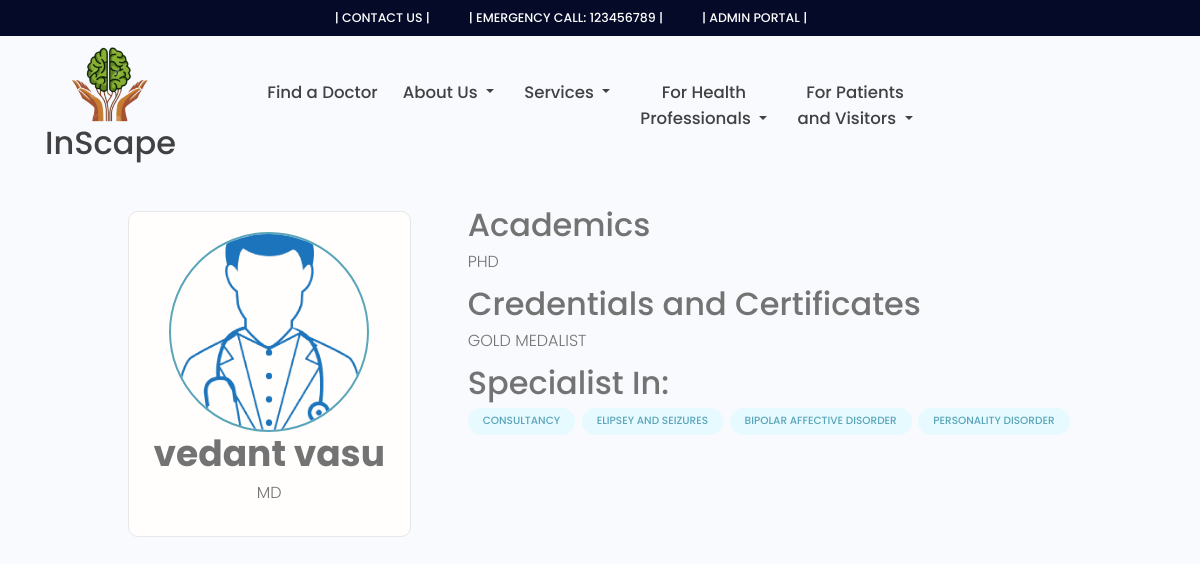
The page /staffs/staff/4a9ba2d2-c357-4da2-8827-f5510ad1492f/ on the database its author committed.
### staff/models.py (models this page shows, shortened)
class Staff(models.Model):
    user = models.ForeignKey(User, on_delete=models.CASCADE)
    name = models.CharField(max_length=200)
    username = models.CharField(max_length=200)
    email = models.EmailField(max_length=200)
    contact = models.IntegerField(null=True)
    address = models.CharField(max_length=500)
    staff_image = models.ImageField(null=True, blank=True, upload_to = 'staffprofiles/', default='staffprofiles/user-default.png')
    id = models.UUIDField(default=uuid.uuid4, unique=True, primary_key=True, editable=False, null=False)
    department = models.ForeignKey(Department, on_delete=models.CASCADE)
    highest_degree = models.CharField(max_length= 500, null=True, blank=True)
    academics = models.CharField(max_length= 2000, null=True, blank=True)
    certificates = models.CharField(max_length=2000, null=True, blank=True)
    @property
    def imageurl(self):
        try:
            url = self.staff_image.url
        except:
            url=''
        return url

class Specialities(models.Model):
    sowner = models.ForeignKey(Staff, null=True, blank=True, on_delete=models.CASCADE)
    sname = models.CharField(max_length = 200)
    sno = models.UUIDField(default = uuid.uuid4, unique = True, primary_key=True, editable=False, null=False)
    created = models.DateTimeField(auto_now_add=True)

### staff/views.py (the view)
# urls.py: path('staffs/', include('staff.urls')),
def staff(request, pk):
    staff = Staff.objects.get(id=pk)
    specialitiess = staff.specialities_set.all()
    context = {'staff': staff, 'specialitiess': specialitiess}
    return render(request, 'staff/staff.html', context)

### staff/templates/staff/staff.html
{% extends 'main.html' %}
{% load static %}
{% block content %}
<main class="profile my-md">
  <div class="container">
    <div class="layout">
      <div class="column column--1of3">
        <div class="card text-center">
          <div class="card__body dev">
            <img class="avatar avatar--xl" src="{{staff.imageurl}}" />
            <h2 class="dev__name">{{staff.name}}</h2>
            <p class="dev__title">{{staff.highest_degree}}</p>
          </div>
        </div>
      </div>
      <div class="column column--2of3">
        <div class="devInfo">
          <h3 class="devInfo__title">Academics</h3>
          <p class="devInfo__about">{{staff.academics}}
             </p>
        </div>
        <div class="devInfo">
          <h3 class="devInfo__title">Credentials and Certificates</h3>
          <p class="devInfo__about">{{staff.certificates}}
             </p>
        </div>
        <div class="devInfo">
          <h3 class="devInfo__title">Specialist In:</h3>
          <div class="devInfo__skills">
            {% for specialities in staff.specialities_set.all %}
            <span class="tag tag--pill tag--main">
              <small>{{specialities.sname}}</small>
            </span>
            {% endfor %}
          </div>
        </div>
      </div>
    </div>
  </div>
</main>
{% endblock %}

### static/uikit/styles/modules/_variables.css (style rules this page uses)
:root { --color-main: #5aa5b9; --color-main-light: #e6faff; --color-sub: #3f4156; --color-sub-light: #51546e; --color-sub-lighter: #ededfd; --color-text: #737373; --color-gray: #8b8b8b; --color-light: #e5e7eb; --color-light-gray: #767676; --color-bg: #f8fafd; --color-white: #fffefd; --color-white-light: #f3f3f3; --color-success: #359e64; --color-success-bg: #def8e8; --color-error: #fc4b0b; --color-error-bg: #fff2ee; --font-base: 'Poppins', arial, helvetica, 'Segoe UI', roboto, ubuntu, sans-serif; --font-monospace: 'Fira Code', 'Courier New', courier, monospace; --font-regular: 300; --font-medium: 500; --font-bold: 700; --generic-shadow: 1px 1px 5px #00000010; --generic-transition: all 0.3s ease-in-out; }

### static/uikit/styles/modules/_base.css (style rules this page uses)
* { margin: 0; padding: 0; box-sizing: border-box; text-rendering: optimizeLegibility; color: inherit; font-size: inherit; }
html { font-size: 50%; }
@media only screen and (min-width: 480px) { html { font-size: 56.25%; } }
@media only screen and (min-width: 1200px) { html { font-size: 62.5%; } }
body { line-height: 1.6; font-weight: 400; font-size: 1.5rem; color: var(--color-text); background-color: var(--color-bg); min-height: 100vh; }

### static/uikit/styles/modules/_typography.css (style rules this page uses)
* { font-family: var(--font-base); }
h2 { font-size: 3.6rem; font-weight: var(--font-bold); }
h3 { font-size: 3.2rem; font-weight: var(--font-medium); }
p, span, strong { font-size: 1.6rem; color: var(--color-text); font-weight: var(--font-regular); }

### static/uikit/styles/modules/_utilities.css (style rules this page uses)
.container { width: 92%; max-width: 165rem; margin: 0 auto; box-sizing: border-box; }
@media screen and (min-width: 1000px) { .container { width: 90%; } }
@media screen and (min-width: 1200px) { .container { width: 80%; } }
.text-center { text-align: center; }
.my-md { margin: 3rem auto; }

### static/uikit/styles/modules/_avatar.css (style rules this page uses)
.avatar { border-radius: 50%; border: 2px solid var(--color-main); object-fit: cover; }
.avatar--xl { height: 20rem; width: 20rem; }

### static/uikit/styles/modules/_card.css (style rules this page uses)
.card { border-radius: 1rem; background-color: var(--color-white); border: 1.5px solid var(--color-light); width: auto; height: auto; margin-top: 0.5rem; margin-bottom: 0.5rem; overflow: hidden; }
.card__body, .card__header { padding: 2rem 2.5rem; }

### static/uikit/styles/modules/_tag.css (style rules this page uses)
.tag { display: inline-flex; align-items: center; background-color: var(--color-sub); height: -webkit-fit-content; height: -moz-fit-content; height: fit-content; width: -webkit-fit-content; width: -moz-fit-content; width: fit-content; border-radius: 0.5rem; padding: 0.5rem 1.5rem; font-size: 1.2rem; cursor: pointer; }
.tag:not(:last-child) { margin-right: 0.25rem; margin-bottom: 0.75rem; }
.tag > small { color: var(--color-white); }
.tag--pill { border-radius: 5rem; }
.tag--main, .tag--main > small { background: var(--color-main-light); color: var(--color-main); font-weight: 500; }

### static/uikit/styles/modules/_layout.css (style rules this page uses)
.layout { display: flex; flex-flow: row wrap; justify-content: space-between; }
.layout > .column { margin-bottom: 3rem; }
.layout > .column.column--1of3 { flex-basis: 30%; }
.layout > .column.column--2of3 { flex-basis: 64%; }

### rows shown on the page
Staff: imageurl (placeholder picture), name "vedant vasu", highest_degree "MD", academics "PHD", certificates "GOLD MEDALIST"
Specialities: sname "CONSULTANCY"
Specialities: sname "ELIPSEY AND SEIZURES"
Specialities: sname "BIPOLAR AFFECTIVE DISORDER"
Specialities: sname "PERSONALITY DISORDER"
